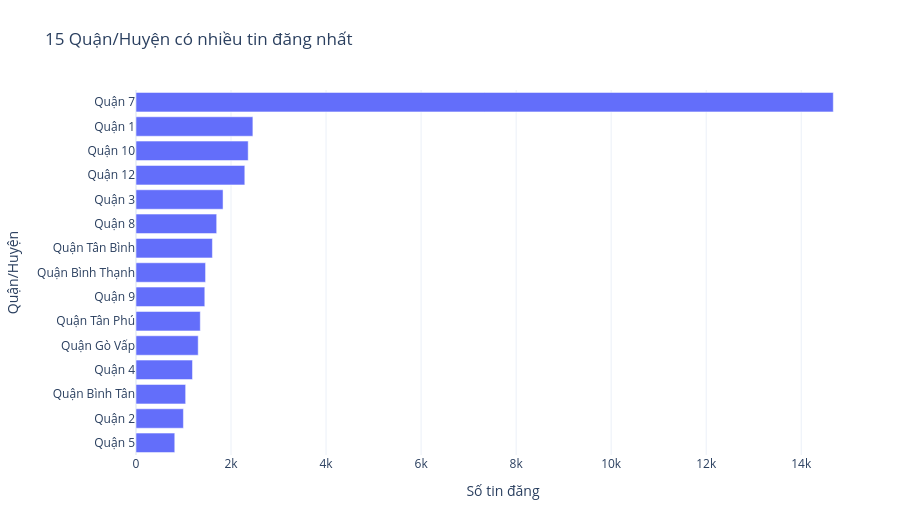
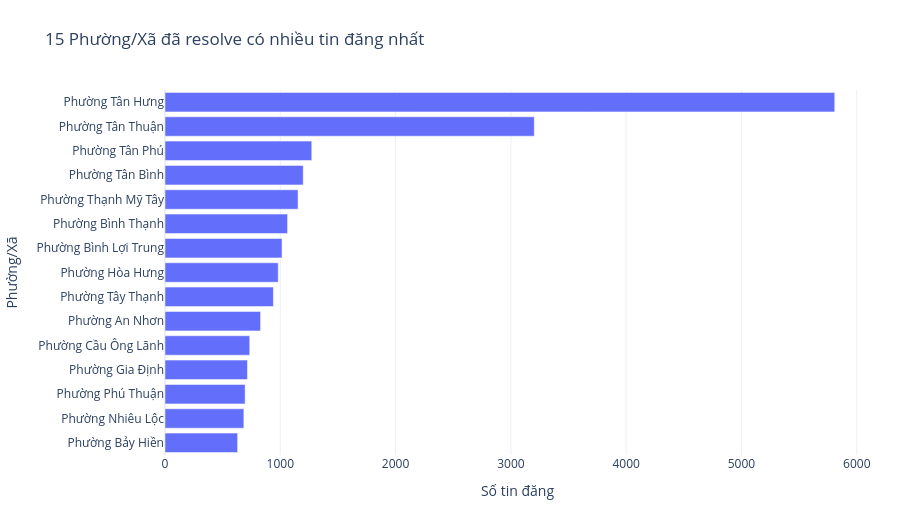
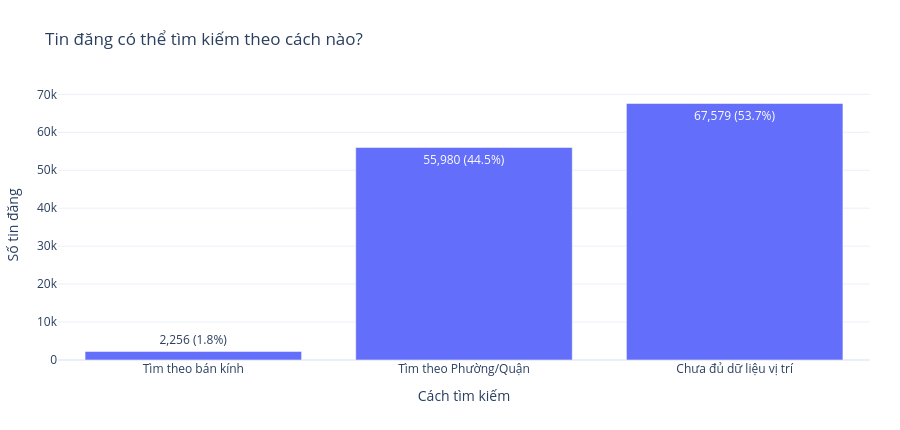

Write notebook code for charts like these, in order.
### Code cell
# Show the administrative fallback and overall search eligibility distribution.
district_summary = counts(location_audit.district_text_extracted, 'district').query("district != '(missing)'").head(15)
ward_summary = counts(location_audit.ward_current, 'ward').query("ward != '(missing)'").head(15)
fig = bar(district_summary, 'district', 'count', '15 Quận/Huyện có nhiều tin đăng nhất', orientation='h',
          labels={'district': 'Quận/Huyện', 'count': 'Số tin đăng'})
fig = bar(ward_summary, 'ward', 'count', '15 Phường/Xã đã resolve có nhiều tin đăng nhất', orientation='h',
          labels={'ward': 'Phường/Xã', 'count': 'Số tin đăng'})

search_labels = {
    'RADIUS_ELIGIBLE': 'Tìm theo bán kính',
    'ADMIN_ONLY': 'Tìm theo Phường/Quận',
    'LOCATION_UNAVAILABLE': 'Chưa đủ dữ liệu vị trí',
}
search_eligibility = counts(location_audit.spatial_search_mode, 'search_mode')
search_eligibility['display_mode'] = search_eligibility.search_mode.map(search_labels).fillna(search_eligibility.search_mode)
search_eligibility['bar_label'] = search_eligibility.apply(
    lambda row: f"{row['count']:,.0f} ({row['percent']:.1f}%)", axis=1,
)
fig = bar(
    search_eligibility, 'display_mode', 'count', 'Tin đăng có thể tìm kiếm theo cách nào?',
    text='bar_label', order=list(search_labels.values()),
    labels={'display_mode': 'Cách tìm kiếm', 'count': 'Số tin đăng'},
)
display(search_eligibility)
finding(
    f"Trusted coordinate coverage: **{location_audit.has_trusted_coordinate.mean():.2%}** "
    f"({location_audit.has_trusted_coordinate.sum():,}/{N_ROWS:,}). "
    f"ADMIN_ONLY: **{location_audit.spatial_search_mode.eq('ADMIN_ONLY').sum():,}**; "
    f"LOCATION_UNAVAILABLE: **{location_audit.spatial_search_mode.eq('LOCATION_UNAVAILABLE').sum():,}**.",
    'Shared points with conflicting detailed addresses are excluded from exact radius search. '
    'They remain in the dataset and may still support district/ward search.',
)

### Figure 1 — Plotly figure (JSON) as saved in the notebook; plotly's stock layout.template omitted (floating-point values rounded to 4 significant figures)
{"data": [{"alignmentgroup": "True", "customdata": [[11.66], [1.955], [1.877], [1.82], [1.456], [1.35], [1.278], [1.164], [1.151], [1.075], [1.04], [0.945], [0.8306], [0.7932], [0.6486]], "hovertemplate": "Số tin đăng=%{x}<br>Quận/Huyện=%{y}<br>percent=%{customdata[0]}<extra></extra>", "legendgroup": "", "marker": {"color": "#636efa", "pattern": {"shape": ""}}, "name": "", "offsetgroup": "", "orientation": "h", "showlegend": false, "textposition": "auto", "type": "bar", "x": [14675, 2460, 2361, 2290, 1832, 1698, 1608, 1464, 1448, 1353, 1309, 1189, 1045, 998, 816], "xaxis": "x", "y": ["Quận 7", "Quận 1", "Quận 10", "Quận 12", "Quận 3", "Quận 8", "Quận Tân Bình", "Quận Bình Thạnh", "Quận 9", "Quận Tân Phú", "Quận Gò Vấp", "Quận 4", "Quận Bình Tân", "Quận 2", "Quận 5"], "yaxis": "y"}], "layout": {"height": 525, "legend": {"tracegroupgap": 0}, "margin": {"b": 70, "l": 30, "r": 30, "t": 90}, "title": {"text": "15 Quận/Huyện có nhiều tin đăng nhất"}, "xaxis": {"anchor": "y", "domain": [0, 1], "title": {"text": "Số tin đăng"}}, "yaxis": {"anchor": "x", "categoryorder": "total ascending", "domain": [0, 1], "title": {"text": "Quận/Huyện"}}}}

### Figure 2 — Plotly figure (JSON) as saved in the notebook; plotly's stock layout.template omitted (floating-point values rounded to 4 significant figures)
{"data": [{"alignmentgroup": "True", "customdata": [[4.617], [2.546], [1.012], [0.953], [0.9172], [0.8449], [0.8067], [0.7805], [0.7471], [0.6589], [0.5842], [0.5683], [0.5524], [0.5437], [0.5007]], "hovertemplate": "Số tin đăng=%{x}<br>Phường/Xã=%{y}<br>percent=%{customdata[0]}<extra></extra>", "legendgroup": "", "marker": {"color": "#636efa", "pattern": {"shape": ""}}, "name": "", "offsetgroup": "", "orientation": "h", "showlegend": false, "textposition": "auto", "type": "bar", "x": [5809, 3203, 1273, 1199, 1154, 1063, 1015, 982, 940, 829, 735, 715, 695, 684, 630], "xaxis": "x", "y": ["Phường Tân Hưng", "Phường Tân Thuận", "Phường Tân Phú", "Phường Tân Bình", "Phường Thạnh Mỹ Tây", "Phường Bình Thạnh", "Phường Bình Lợi Trung", "Phường Hòa Hưng", "Phường Tây Thạnh", "Phường An Nhơn", "Phường Cầu Ông Lãnh", "Phường Gia Định", "Phường Phú Thuận", "Phường Nhiêu Lộc", "Phường Bảy Hiền"], "yaxis": "y"}], "layout": {"height": 525, "legend": {"tracegroupgap": 0}, "margin": {"b": 70, "l": 30, "r": 30, "t": 90}, "title": {"text": "15 Phường/Xã đã resolve có nhiều tin đăng nhất"}, "xaxis": {"anchor": "y", "domain": [0, 1], "title": {"text": "Số tin đăng"}}, "yaxis": {"anchor": "x", "categoryorder": "total ascending", "domain": [0, 1], "title": {"text": "Phường/Xã"}}}}

### Figure 3 — Plotly figure (JSON) as saved in the notebook; plotly's stock layout.template omitted (floating-point values rounded to 4 significant figures)
{"data": [{"alignmentgroup": "True", "customdata": [[53.71], [44.49], [1.793]], "hovertemplate": "Cách tìm kiếm=%{x}<br>Số tin đăng=%{y}<br>bar_label=%{text}<br>percent=%{customdata[0]}<extra></extra>", "legendgroup": "", "marker": {"color": "#636efa", "pattern": {"shape": ""}}, "name": "", "offsetgroup": "", "orientation": "v", "showlegend": false, "text": ["67,579 (53.7%)", "55,980 (44.5%)", "2,256 (1.8%)"], "textposition": "auto", "type": "bar", "x": ["Chưa đủ dữ liệu vị trí", "Tìm theo Phường/Quận", "Tìm theo bán kính"], "xaxis": "x", "y": [67579, 55980, 2256], "yaxis": "y"}], "layout": {"height": 430, "legend": {"tracegroupgap": 0}, "margin": {"b": 70, "l": 30, "r": 30, "t": 90}, "title": {"text": "Tin đăng có thể tìm kiếm theo cách nào?"}, "xaxis": {"anchor": "y", "categoryarray": ["Tìm theo bán kính", "Tìm theo Phường/Quận", "Chưa đủ dữ liệu vị trí"], "categoryorder": "array", "domain": [0, 1], "title": {"text": "Cách tìm kiếm"}}, "yaxis": {"anchor": "x", "domain": [0, 1], "title": {"text": "Số tin đăng"}}}}
